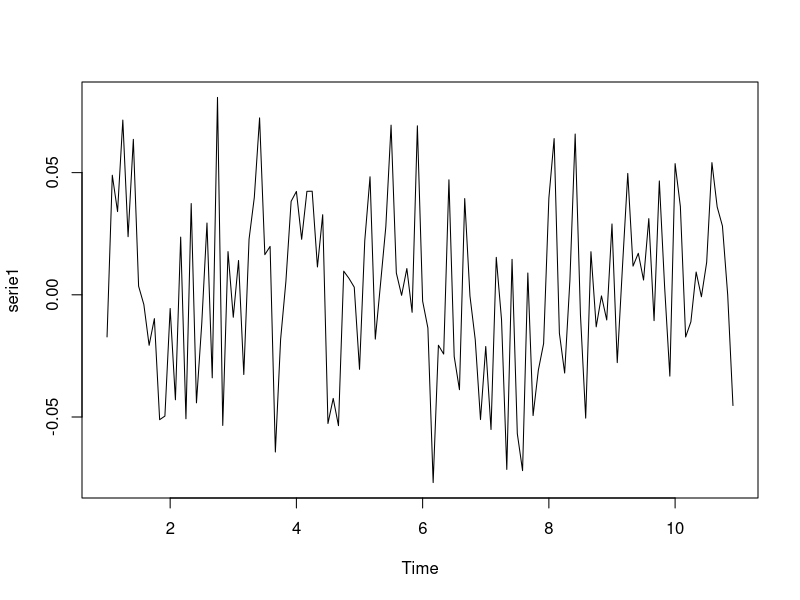
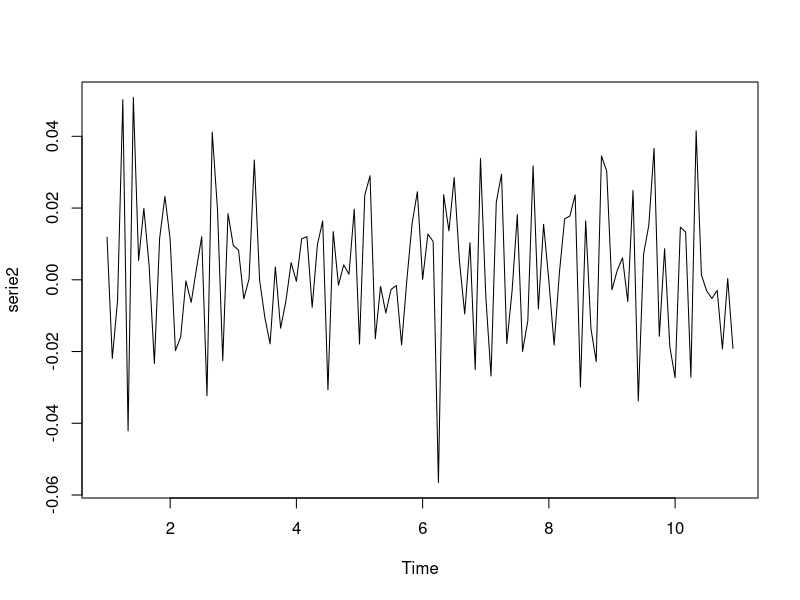
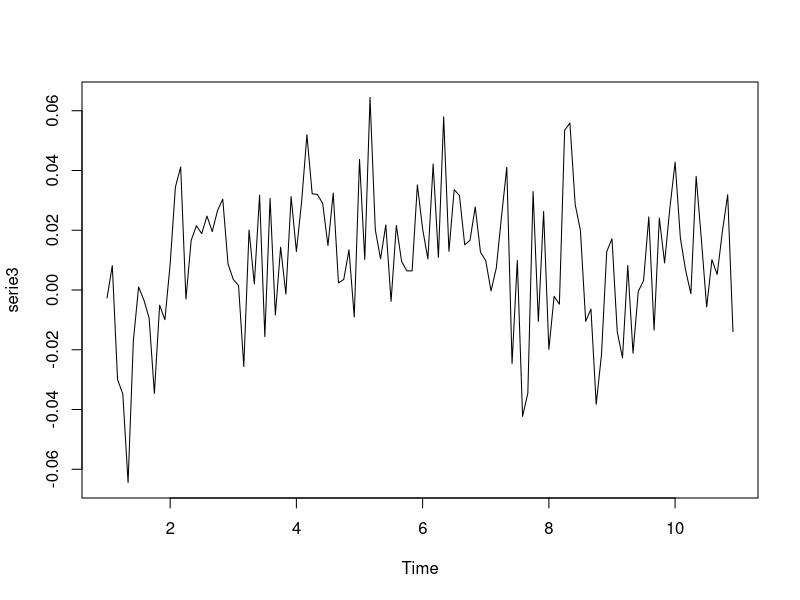
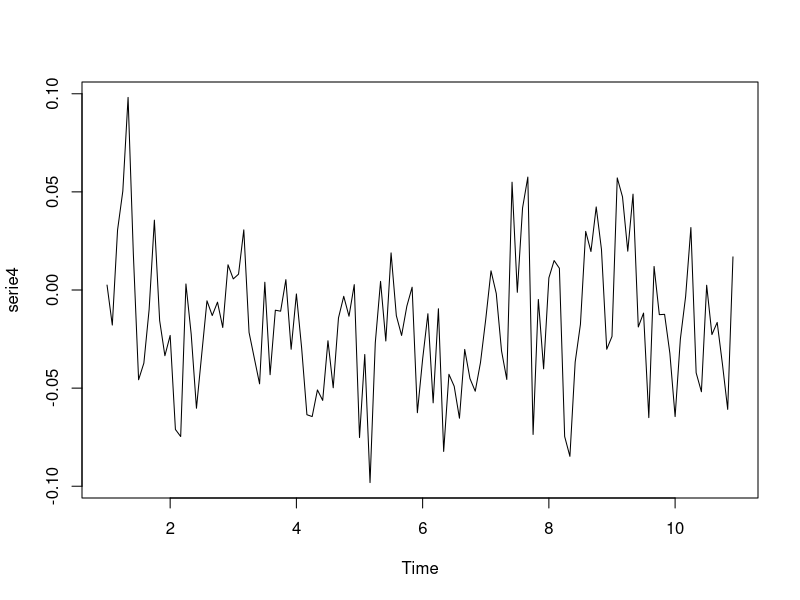
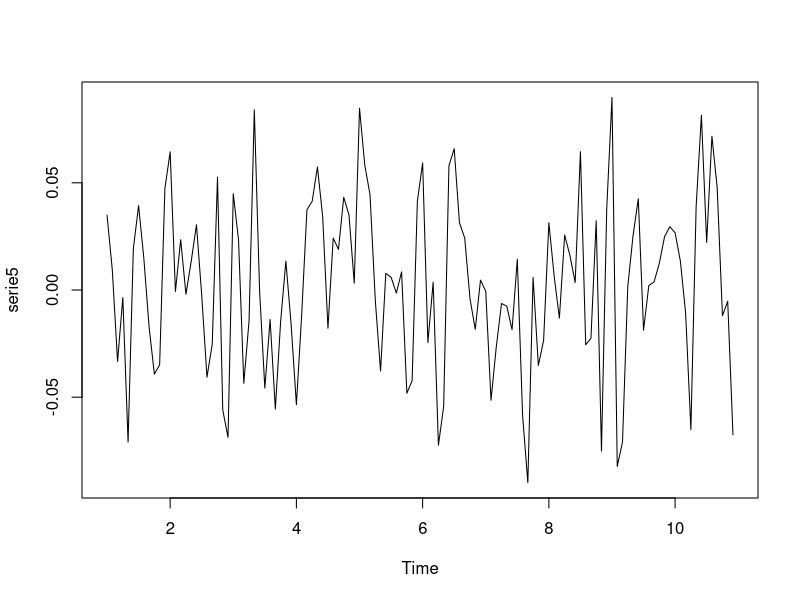
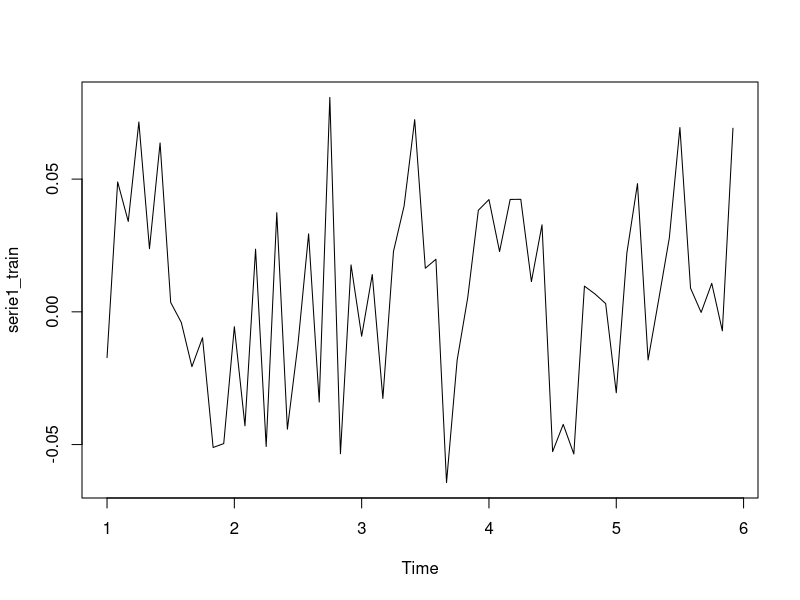
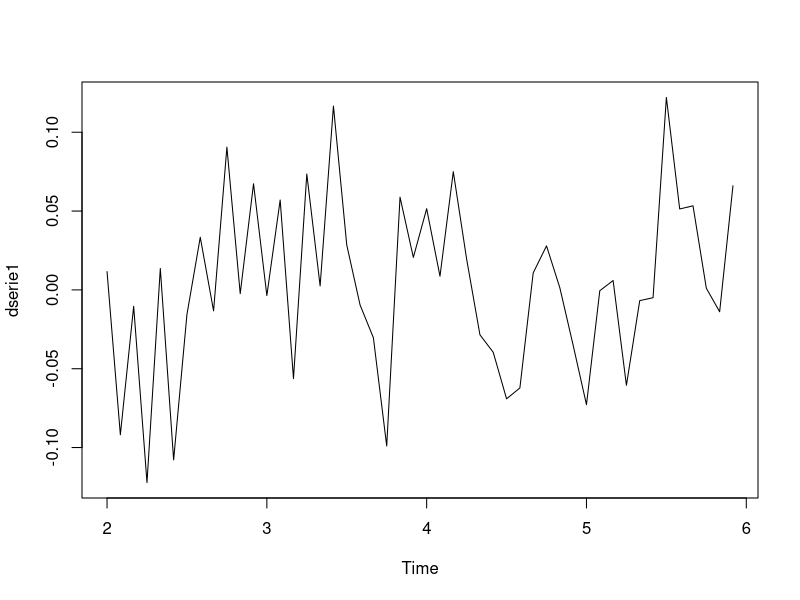
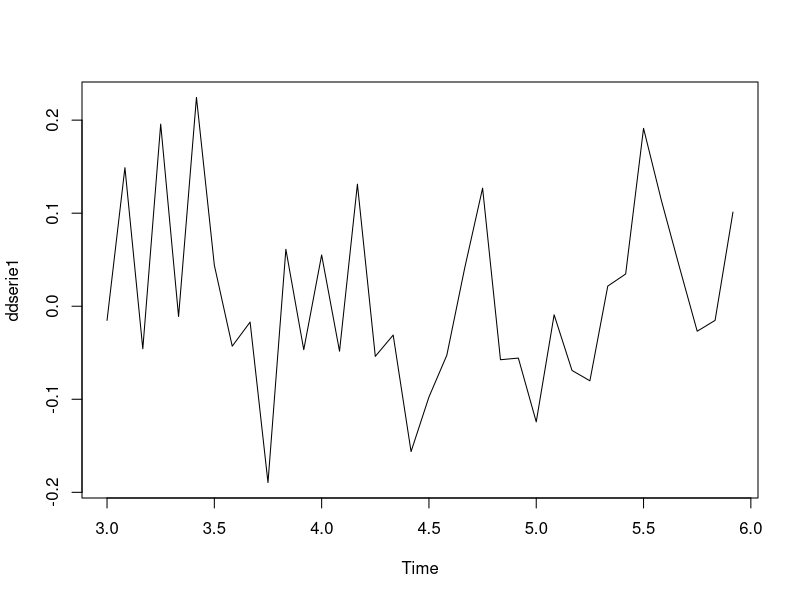

Write the R code that produced these figures, in order.
## ---- chunk 1
knitr::opts_chunk$set(echo = TRUE)
## ---- chunk 2
library(readr)
library(forecast)
library(lmtest)
library(ggplot2)

stock <- read.csv("stock_returns_train.csv")

stock 

serie1 <- ts(data = stock$X1, frequency = 12)
plot(serie1)

serie2 <- ts(data = stock$X2, frequency = 12)
plot(serie2)

serie3 <- ts(data = stock$X3, frequency = 12)
plot(serie3)

serie4 <- ts(data = stock$X4, frequency = 12)
plot(serie4)

serie5 <- ts(data = stock$X5, frequency = 12)
plot(serie5)
## ---- chunk 3
serie1_train <- ts(serie1[1:(5*12)], frequency = frequency(serie1))
plot(serie1_train)
serie1_test <- ts(serie1[((5*12) + 1):length(serie1)], frequency = frequency(serie1))
## ---- chunk 4
# Primero se calculas diferencias sucesivas
dserie1 <- diff(serie1_train, lag = frequency(serie1))
plot(dserie1)
ddserie1 <- diff(dserie1, lag = frequency(serie1))
plot(ddserie1)
dddserie1 <- diff(ddserie1, lag = frequency(serie1))
plot(dddserie1)
ddddserie1 <- diff(dddserie1, lag = frequency(serie1))
plot(ddddserie1)
## ---- chunk 5
dserie1 <- diff(serie1_train)
plot(dserie1)
ddserie1 <- diff(dserie1)
plot(ddserie1)
dddserie1 <- diff(ddserie1)
plot(dddserie1)
ddddserie1 <- diff(dddserie1)
plot(ddddserie1)
## ---- chunk 6
# Se grafica la serie elevada al cuadrado (al hacer la resta la media se ha ido)
plot(dddserie1^2)

# Contraste de hipótesis Goldfeld-Quandt para la comprobación de la homocedasticidad
library(lmtest)
gqtest( lm(x~.,data=as.data.frame(dddserie1)) )
## ---- chunk 7
acf(serie1_train,lag.max=60)
pacf(serie1_train,lag.max=60)
## ---- chunk 8

vec_minus11 <- c(p = 2, d = 0, q = 2)

vec_mayus11 <- c(P = 0, D = 0, Q = 0)
vec_mayus12 <- c(P = 2, D = 0, Q = 0)
## ---- chunk 9

model1 <- arima(serie1_train, order=vec_minus11, seasonal=list(order=vec_mayus11, period=frequency(serie1_train)))


model2 <- arima(serie1_train, order=vec_minus11, seasonal=list(order=vec_mayus12, period=frequency(serie1_train)))
## ---- chunk 10
Modelo_auto <- auto.arima(serie1_train, d=0, D=0, max.p = 2, max.q = 2, max.P = 2, max.Q = 2)
Modelo_auto
## ---- chunk 11
accuracy(Modelo_auto)
accuracy(model1)
accuracy(model2)
## ---- chunk 12
fitval <- model2$residuals # Valores ajustados

plot(serie1_train,ylab="Num Pasajeros")
lines(fitval,col="red")
## ---- chunk 13
plot(forecast(model1, h=36))
lines(serie1, col = "red")
lines(model1$residuals, col="blue")
## ---- chunk 14
plot(forecast(model2, h=36))
lines(serie1, col = "red")
lines(model2$residuals, col="blue")
